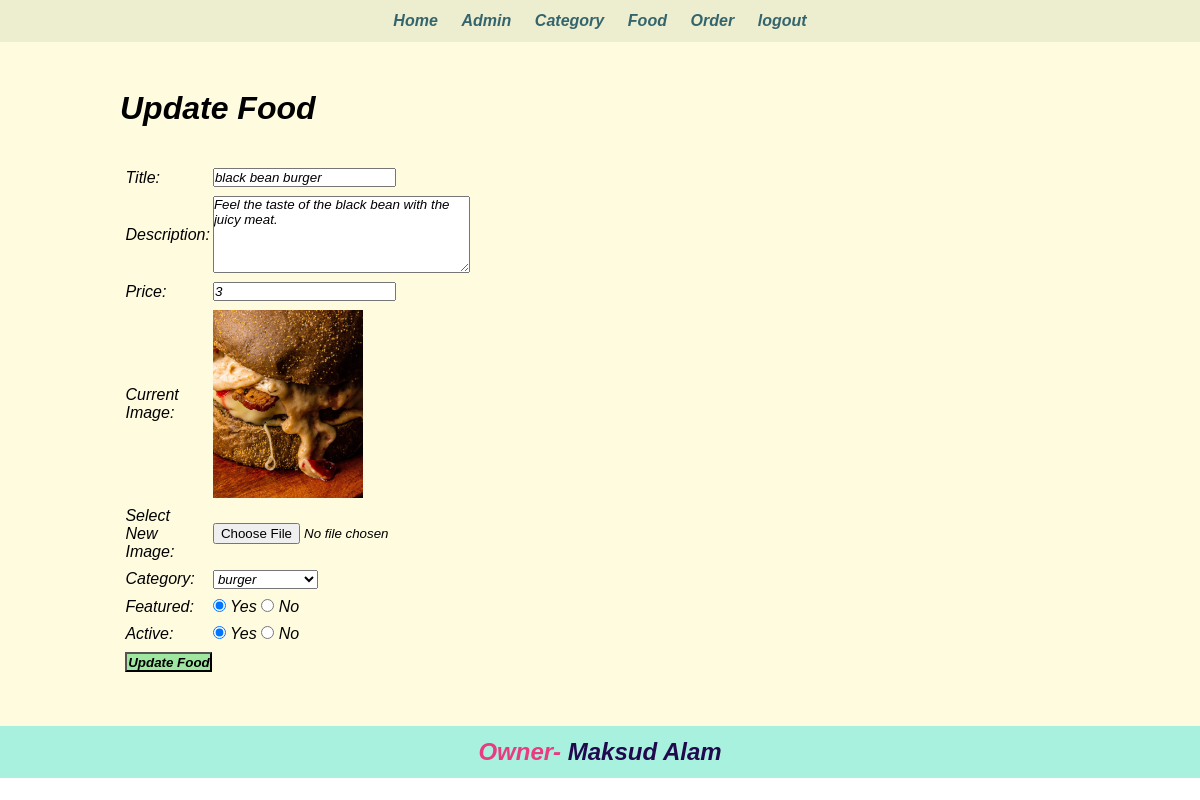
Page /admin/update-food.php?id=8 (signed in) on the committed database.
### tables this page shows
CREATE TABLE `tbl_food` (
  `id` int(10) UNSIGNED NOT NULL,
  `title` varchar(100) NOT NULL,
  `description` text NOT NULL,
  `price` decimal(10,0) NOT NULL,
  `image_name` varchar(255) NOT NULL,
  `category_id` int(10) UNSIGNED NOT NULL,
  `featured` varchar(10) NOT NULL,
  `active` varchar(10) NOT NULL
);

CREATE TABLE `tbl_category` (
  `id` int(10) UNSIGNED NOT NULL,
  `title` varchar(100) NOT NULL,
  `image_name` varchar(255) NOT NULL,
  `featured` varchar(10) NOT NULL,
  `active` varchar(10) NOT NULL
);

### admin/update-food.php (the view, shortened to what this page needs)
<?php include('partials/menu.php'); ?>
<?php
    if(isset($_GET['id']))
    {
        $id = $_GET['id'];
        $sql2 = "SELECT * FROM tbl_food WHERE id=$id";
        $res2 = mysqli_query($conn, $sql2);
        $row2 = mysqli_fetch_assoc($res2);
        $title = $row2['title'];
        $description = $row2['description'];
        $price = $row2['price'];
        $current_image = $row2['image_name'];
        $current_category = $row2['category_id'];
        $featured = $row2['featured'];
        $active = $row2['active'];
    }
    else
    {
        header('location:'.SITEURL.'admin/manage-food.php');
    }
?>
<div class="main-content">
    <div class="wrapper">
        <h1>Update Food</h1>
        <br><br>
        <form action="" method="POST" enctype="multipart/form-data">
        <table class="tbl-30">
            <tr>
                <td>Title: </td>
                <td>
                    <input type="text" name="title" value="<?php echo $title; ?>">
                </td>
            </tr>
            <tr>
                <td>Description: </td>
                <td>
                    <textarea name="description" cols="30" rows="5"><?php echo $description; ?></textarea>
                </td>
            </tr>
            <tr>
                <td>Price: </td>
                <td>
                    <input type="number" name="price" value="<?php echo $price; ?>">
                </td>
            </tr>
            <tr>
                <td>Current Image: </td>
                <td>
                    <?php
                        if($current_image == "")
                        {
                            echo "<div class='error'>Image not Available.</div>";
                        }
                        else
                        {
                            ?>
                            <img src="<?php echo SITEURL; ?>images/food/<?php echo $current_image; ?>" width="150px">
                            <?php
                        }
                    ?>
                </td>
            </tr>
            <tr>
                <td>Select New Image: </td>
                <td>
                    <input type="file" name="image">
                </td>
            </tr>
            <tr>
                <td>Category: </td>
                <td>
                    <select name="category">
                        <?php
                            $sql = "SELECT * FROM tbl_category WHERE active='Yes'";
                            $res = mysqli_query($conn, $sql);
                            $count = mysqli_num_rows($res);
                            if($count>0)
                            {
                                while($row=mysqli_fetch_assoc($res))
                                {
                                    $category_title = $row['title'];
                                    $category_id = $row['id'];
                                    ?>
                                    <option <?php if($current_category==$category_id){echo "selected";} ?> value="<?php echo $category_id; ?>"><?php echo $category_title; ?></option>
                                    <?php
                                }
                            }
                            else
                            {
                                echo "<option value='0'>Category Not Available.</option>";
                            }
                        ?>
                    </select>
                </td>
            </tr>
            <tr>
                <td>Featured: </td>
                <td>
                    <input <?php if($featured=="Yes") {echo "checked";} ?> type="radio" name="featured" value="Yes"> Yes
                    <input <?php if($featured=="No") {echo "checked";} ?> type="radio" name="featured" value="No"> No
                </td>
            </tr>
            <tr>
                <td>Active: </td>
                <td>
                    <input <?php if($active=="Yes") {echo "checked";} ?> type="radio" name="active" value="Yes"> Yes
                    <input <?php if($active=="No") {echo "checked";} ?> type="radio" name="active" value="No"> No
                </td>
            </tr>
            <tr>
                <td>
                    <input type="submit" name="submit" value="Update Food" class="btn-secondary">
                </td>
            </tr>
        </table>
        </form>
    </div>
</div>
<?php include('partials/footer.php'); ?>

### css/admin.css (style rules this page uses)
* { margin: 0; padding: 0; font-style: italic; font-family: sans-serif, cursive; }
.wrapper { padding: 1%; width: 80%; margin: 0 auto; }
.tbl-30 { width: 30%; }
table tr td { padding: 1%; }
.btn-secondary { background-color: #9fe6a0; padding: 1%; color: black; text-decoration: none; font-weight: bold; }
.main-content { background-color: #fffbdf; padding: 3% 0; }

### rows in the picture
tbl_food: title "black bean burger", description "Feel the taste of the black bean with the juicy meat.", price "3", image_name (picture), category "burger", featured "☑", active "☑"
